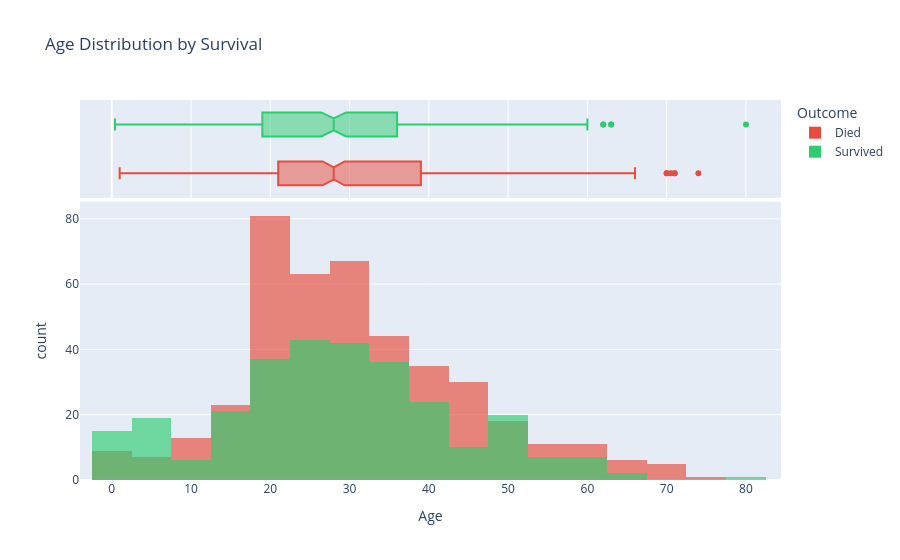

Source (notebook cell):
### Markdown cell above
## 🔎 Step 5: Patterns, Trends & Anomalies
Interactive **Plotly** charts: hover, zoom and click the legend to explore.

### Code cell
fig = px.histogram(df, x="Age", color=df["Survived"].map({0: "Died", 1: "Survived"}),
                   nbins=30, barmode="overlay", opacity=0.65, marginal="box",
                   color_discrete_map={"Died": "#e74c3c", "Survived": "#2ecc71"},
                   title="Age Distribution by Survival")
fig.update_layout(legend_title_text="Outcome")
fig.write_html("plots_html/age_distribution_by_survival.html", include_plotlyjs="cdn")
fig.show()

### Figure 1 — Plotly figure (JSON) as saved in the notebook; plotly's stock layout.template omitted (floating-point values rounded to 4 significant figures; data arrays with more than 128 entries replaced by an {"elided": "..."} marker saying what was removed)
{"data": [{"bingroup": "x", "hovertemplate": "color=Died<br>Age=%{x}<br>count=%{y}<extra></extra>", "legendgroup": "Died", "marker": {"color": "#e74c3c", "opacity": 0.65, "pattern": {"shape": ""}}, "name": "Died", "nbinsx": 30, "orientation": "v", "showlegend": true, "type": "histogram", "x": {"elided": "549 float values"}, "xaxis": "x", "yaxis": "y"}, {"hovertemplate": "color=Died<br>Age=%{x}<extra></extra>", "legendgroup": "Died", "marker": {"color": "#e74c3c"}, "name": "Died", "notched": true, "showlegend": false, "type": "box", "x": {"elided": "549 float values"}, "xaxis": "x2", "yaxis": "y2"}, {"bingroup": "x", "hovertemplate": "color=Survived<br>Age=%{x}<br>count=%{y}<extra></extra>", "legendgroup": "Survived", "marker": {"color": "#2ecc71", "opacity": 0.65, "pattern": {"shape": ""}}, "name": "Survived", "nbinsx": 30, "orientation": "v", "showlegend": true, "type": "histogram", "x": {"elided": "342 float values"}, "xaxis": "x", "yaxis": "y"}, {"hovertemplate": "color=Survived<br>Age=%{x}<extra></extra>", "legendgroup": "Survived", "marker": {"color": "#2ecc71"}, "name": "Survived", "notched": true, "showlegend": false, "type": "box", "x": {"elided": "342 float values"}, "xaxis": "x2", "yaxis": "y2"}], "layout": {"barmode": "overlay", "legend": {"title": {"text": "Outcome"}, "tracegroupgap": 0}, "title": {"text": "Age Distribution by Survival"}, "xaxis": {"anchor": "y", "domain": [0.0, 1.0], "title": {"text": "Age"}}, "xaxis2": {"anchor": "y2", "domain": [0.0, 1.0], "matches": "x", "showgrid": true, "showticklabels": false}, "yaxis": {"anchor": "x", "domain": [0.0, 0.7326], "title": {"text": "count"}}, "yaxis2": {"anchor": "x2", "domain": [0.7426, 1.0], "matches": "y2", "showgrid": false, "showline": false, "showticklabels": false, "ticks": ""}}}
